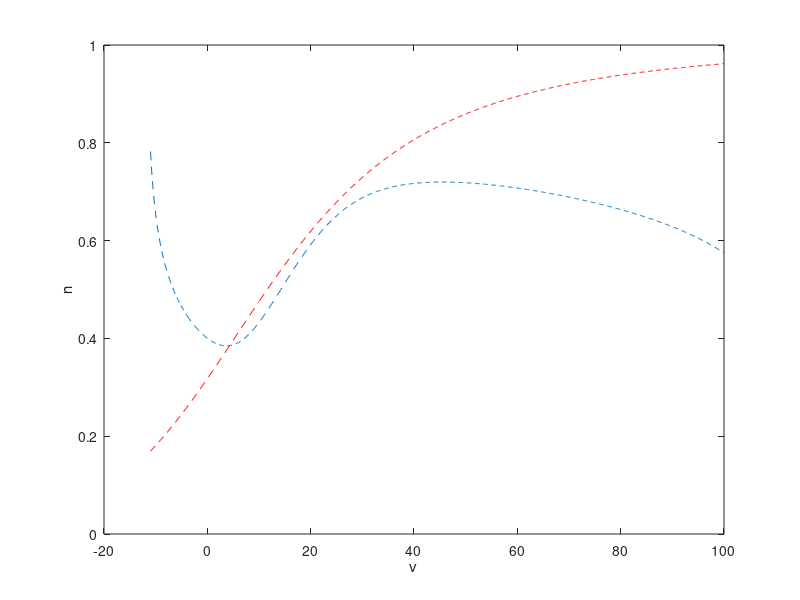

Write the MATLAB code that produced this figure.
clc
clear

gNa = 120; gK = 36; gL = .3;
vNa = 115; vK = - 12; vL =  10.6; % neocortical pyramidal neurons 
current=7;

in=-11;fn=100;dt=.1;
endstep=((fn-in)/dt);

x=in:dt:fn;
y=[];
alpha_n=[];
alpha_m=[];

beta_n=[];
beta_m=[];
minf=[];
                                          
                                          alpha_m=@(x)  (.1*(25-x))/((exp((25-x)/10)-1));
                                          beta_m=@ (x)  4*(exp(-x/18));
                                       
                                          minf=@(x)      alpha_m(x)/(alpha_m(x)+beta_m(x));
                                          

f=@(y) -gNa*(minf(in)^3)*(0.89-1.1*y)*(in-vNa)-gK*(y^4)*(in-vK)-gL*(in-vL)+current;


y(1)=fsolve(f,0);

for i=2:endstep+1
    
                                         dx = in + dt*(i-1);
                                         f=@(y) -gNa*(minf(dx)^3)*(0.89-1.1*y)*(dx-vNa)-gK*(y^4)*(dx-vK)-gL*(dx-vL)+current;

                                         y(i)=fsolve(f,y(i-1));
end

for  i=1:endstep+1


                                        
                                          alpha_n(i)= (0.01*(10-x(i)))/((exp((10-x(i))/10)-1));
                                          beta_n(i)=  0.125*(exp(-x(i)/80));
                                          z(i)=alpha_n(i)/(alpha_n(i)+beta_n(i));
end


plot(x,y,'--')
hold on

plot(x,z,'r--')

%axis([-2.5 2.5 -2 2.5])  
xlabel('v');
ylabel('n');
hold on
